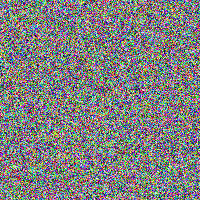
#> input picture test_files/carrier.png, 200 x 200 px
$ python -i anti_detection_engine.py   (imports and definitions only)   (older library calls are emulated)
#> lines starting #> are read from the running program, lines starting #| are printed output that depends on the picture
### utils/logger.py
"""
Secure Logging System with PII/Sensitive Data Filtering
Provides comprehensive logging with automatic data redaction.
"""

import os
import re
import logging
import logging.handlers
from datetime import datetime
from pathlib import Path
from typing import Optional, Dict, Any
from enum import Enum


class LogLevel(Enum):
    """Logging levels."""
    DEBUG = logging.DEBUG
    INFO = logging.INFO
    WARNING = logging.WARNING
    ERROR = logging.ERROR
    CRITICAL = logging.CRITICAL


class Logger:
    """Secure logging with sensitive data filtering."""

    # Patterns to redact sensitive information
    SENSITIVE_PATTERNS = [
        # Passwords and keys
        (r'password["\']?\s*[:=]\s*["\']?([^"\s,}]+)', 'password=***'),
        (r'pass["\']?\s*[:=]\s*["\']?([^"\s,}]+)', 'pass=***'),
        (r'key["\']?\s*[:=]\s*["\']?([^"\s,}]+)', 'key=***'),
        (r'token["\']?\s*[:=]\s*["\']?([^"\s,}]+)', 'token=***'),

        # File paths (partial redaction)
        (r'([A-Za-z]:\\\\[^\\]+\\\\[^\\]+\\\\)([^\\\s]+)', r'\1***'),
        (r'(/[^/]+/[^/]+/)([^/\s]+)', r'\1***'),

        # Email addresses
        (r'\b[A-Za-z0-9._%+-]+@[A-Za-z0-9.-]+\.[A-Z|a-z]{2,}\b', '***@***.***'),

        # Credit card numbers (basic pattern)
        (r'\b\d{4}[\s-]?\d{4}[\s-]?\d{4}[\s-]?\d{4}\b', '****-****-****-****'),

        # Social Security Numbers
        (r'\b\d{3}-\d{2}-\d{4}\b', '***-**-****'),

        # Phone numbers
        (r'\b\d{3}[-.\s]?\d{3}[-.\s]?\d{4}\b', '***-***-****'),
    ]

    _instance = None
    _initialized = False

    def __new__(cls):
        """Singleton pattern for logger."""
        if cls._instance is None:
            cls._instance = super().__new__(cls)
        return cls._instance

    def __init__(self, log_level: LogLevel = LogLevel.INFO,
                 log_file: Optional[str] = None,
                 max_file_size: int = 10 * 1024 * 1024,  # 10MB
                 backup_count: int = 5):
        """Initialize logger (only once due to singleton pattern)."""
#> called with max_file_size = 10485760, backup_count = 5
        if self._initialized:
            return

        self.log_level = log_level
        self.max_file_size = max_file_size
        self.backup_count = backup_count

        # Set up log directory
        if log_file is None:
            log_dir = Path.home() / '.invisiovault' / 'logs'
            log_dir.mkdir(parents=True, exist_ok=True)
            log_file = str(log_dir / 'invisiovault.log')

        self.log_file = log_file

        # Configure logging
        self._setup_logging()

        self._initialized = True
        self.info("Logger initialized successfully")

    def _setup_logging(self):
        """Set up logging configuration."""
        # Create logger
        self.logger = logging.getLogger('InvisioVault')
        self.logger.setLevel(self.log_level.value)

        # Remove existing handlers to avoid duplicates
        self.logger.handlers = []

        # Create formatters
        file_formatter = logging.Formatter(
            '%(asctime)s - %(name)s - %(levelname)s - [%(filename)s:%(lineno)d] - %(message)s'
        )
        console_formatter = logging.Formatter(
            '%(asctime)s - %(levelname)s - %(message)s'
        )

        # File handler with rotation
        file_handler = logging.handlers.RotatingFileHandler(
            self.log_file,
            maxBytes=self.max_file_size,
            backupCount=self.backup_count,
            encoding='utf-8'
        )
        file_handler.setLevel(self.log_level.value)
        file_handler.setFormatter(file_formatter)

        # Console handler
        console_handler = logging.StreamHandler()
        console_handler.setLevel(logging.WARNING)  # Only warnings and above to console
        console_handler.setFormatter(console_formatter)

        # Add handlers
        self.logger.addHandler(file_handler)
        self.logger.addHandler(console_handler)

    def _redact_sensitive_data(self, message: str) -> str:
        """Remove sensitive information from log messages."""
#> called with message = 'Logger initialized successfully'
        redacted_message = message

        for pattern, replacement in self.SENSITIVE_PATTERNS:
            redacted_message = re.sub(pattern, replacement, redacted_message, flags=re.IGNORECASE)

        return redacted_message

    def _log(self, level: LogLevel, message: str, *args, **kwargs):
        """Internal logging method with redaction."""
        # Format message if args provided
        if args:
            try:
                message = message % args
            except (TypeError, ValueError):
                # If formatting fails, log as-is
                pass

        # Redact sensitive information
        redacted_message = self._redact_sensitive_data(str(message))

        # Log the message
        self.logger.log(level.value, redacted_message)

    def debug(self, message: str, *args, **kwargs):
        """Log debug message."""
        self._log(LogLevel.DEBUG, message, *args, **kwargs)

    def info(self, message: str, *args, **kwargs):
        """Log info message."""
        self._log(LogLevel.INFO, message, *args, **kwargs)

    def warning(self, message: str, *args, **kwargs):
        """Log warning message."""
        self._log(LogLevel.WARNING, message, *args, **kwargs)

    def error(self, message: str, *args, **kwargs):
        """Log error message."""
        self._log(LogLevel.ERROR, message, *args, **kwargs)

    def critical(self, message: str, *args, **kwargs):
        """Log critical message."""
        self._log(LogLevel.CRITICAL, message, *args, **kwargs)

    # [12 lines left out: functions exception, set_level, not called in this run]

    def get_log_file_path(self) -> str:
        """Get current log file path."""
        return self.log_file

    # [96 lines left out: functions export_logs, clear_old_logs, get_recent_errors, get_log_stats, not called in this run]

### utils/error_handler.py
"""
Centralized Error Management System
Provides comprehensive error handling with user-friendly messages.
"""

import sys
import traceback
from datetime import datetime
from typing import Dict, Optional, Callable, Any
from enum import Enum


class ErrorCategory(Enum):
    """Error categories for classification."""
    FILE_ACCESS = "file_access"
    ENCRYPTION_DECRYPTION = "encryption_decryption"
    IMAGE_PROCESSING = "image_processing"
    NETWORK_IO = "network_io"
    USER_INPUT = "user_input"
    SYSTEM = "system"
    UNKNOWN = "unknown"


class ErrorSeverity(Enum):
    """Error severity levels."""
    LOW = "low"
    MEDIUM = "medium"
    HIGH = "high"
    CRITICAL = "critical"


class InvisioVaultError(Exception):
    """Base exception class for InvisioVault."""

    # [11 lines left out: function __init__, not called in this run]


class FileAccessError(InvisioVaultError):
    """File access related errors."""
    def __init__(self, message: str, file_path: Optional[str] = None, **kwargs):
        super().__init__(message, category=ErrorCategory.FILE_ACCESS, **kwargs)
        self.file_path = file_path


class EncryptionError(InvisioVaultError):
    """Encryption/decryption related errors."""
    def __init__(self, message: str, **kwargs):
        super().__init__(message, category=ErrorCategory.ENCRYPTION_DECRYPTION, **kwargs)


class ImageProcessingError(InvisioVaultError):
    """Image processing related errors."""
    def __init__(self, message: str, image_path: Optional[str] = None, **kwargs):
        super().__init__(message, category=ErrorCategory.IMAGE_PROCESSING, **kwargs)
        self.image_path = image_path


class UserInputError(InvisioVaultError):
    """User input validation errors."""
    def __init__(self, message: str, field: Optional[str] = None, **kwargs):
        super().__init__(message, category=ErrorCategory.USER_INPUT, severity=ErrorSeverity.LOW, **kwargs)
        self.field = field


class ErrorHandler:
    """Centralized error management system."""

    def __init__(self):
        self.error_callbacks: Dict[ErrorCategory, list] = {}
        self.error_count: Dict[ErrorCategory, int] = {}
        self.recent_errors = []
        self.max_recent_errors = 100

        # Initialize error counts
        for category in ErrorCategory:
            self.error_count[category] = 0

    # [170 lines left out: functions register_callback, handle_exception, _convert_exception, _get_user_friendly_message, _get_recovery_suggestion, _record_error and 2 more, not called in this run]

    def get_recent_errors(self, count: int = 10) -> list:
        """Get recent errors."""
        return self.recent_errors[-count:] if count < len(self.recent_errors) else self.recent_errors

    # [55 lines left out: functions clear_error_history, create_error_report, setup_global_exception_handler, not called in this run]

### core/anti_detection_engine.py
"""
Anti-Detection Steganography Engine
Advanced steganography with techniques to evade common steganalysis tools like
StegExpose, zsteg, StegSeek, and other detection methods.
"""

import os
import struct
import hashlib
import secrets
import numpy as np
from typing import Tuple, Optional, Dict, Any, List
from pathlib import Path
from PIL import Image, ImageFilter, ImageEnhance
import cv2

from utils.logger import Logger
from utils.error_handler import ErrorHandler


class AntiDetectionEngine:
    """Advanced steganography engine with anti-detection techniques."""

    # Use different magic header to avoid signature detection
    MAGIC_HEADER = b'JPEG'  # Disguise as JPEG comment
    VERSION = b'\x00\x10'   # Mimic JPEG version

    def __init__(self):
        self.logger = Logger()
        self.error_handler = ErrorHandler()

        # Anti-detection parameters
        self.noise_level = 0.8  # Subtle noise to mask patterns
        self.histogram_preservation = True  # Preserve original histogram
        self.adaptive_capacity = True  # Adapt based on image content
        self.multi_channel_distribution = True  # Distribute across channels

    # [500 lines left out: functions enhanced_hide_data, enhanced_extract_data, _apply_anti_detection_preprocessing, _apply_anti_detection_postprocessing, _calculate_adaptive_capacity, _get_secure_positions and 10 more, not called in this run]


    def analyze_detectability_risk(self, stego_path: Path) -> Dict[str, Any]:
        """Analyze the detectability risk of a steganographic image."""
#> called with stego_path = '../test_files/carrier.png'

        try:
            with Image.open(stego_path) as img:
#> img is the input picture: PIL image 200x200 RGB; mean R, G, B 127.5, 127.4, 127.4
                if img.mode != 'RGB':
                    img = img.convert('RGB')

                img_array = np.array(img)

                # Calculate various detectability metrics
                metrics = {}

                # 1. LSB histogram analysis
                metrics['lsb_histogram_evenness'] = self._calculate_lsb_evenness(img_array)

                # 2. Chi-square test simulation
                metrics['chi_square_risk'] = self._simulate_chi_square_test(img_array)

                # 3. Histogram analysis
                metrics['histogram_anomalies'] = self._detect_histogram_anomalies(img_array)

                # 4. Noise pattern analysis
                metrics['noise_pattern_risk'] = self._analyze_noise_patterns(img_array)

                # 5. Overall risk assessment
                risk_score = (
                    metrics['lsb_histogram_evenness'] * 0.3 +
                    metrics['chi_square_risk'] * 0.3 +
                    metrics['histogram_anomalies'] * 0.2 +
                    metrics['noise_pattern_risk'] * 0.2
                )

                metrics['overall_risk_score'] = risk_score
                metrics['risk_level'] = self._classify_risk_level(risk_score)

                return metrics

        except Exception as e:
            self.logger.error(f"Risk analysis failed: {e}")
            return {'error': str(e)}

    def _calculate_lsb_evenness(self, img_array: np.ndarray) -> float:
        """Calculate LSB distribution evenness (lower = better)."""

        lsb_counts = {'0': 0, '1': 0}

        for channel in range(img_array.shape[2]):
            channel_data = img_array[:, :, channel].flatten()
            lsbs = channel_data & 1
            lsb_counts['0'] += np.sum(lsbs == 0)
            lsb_counts['1'] += np.sum(lsbs == 1)
#> after the loop, lsb_counts = {'0': 59984, '1': 60016}

        total = lsb_counts['0'] + lsb_counts['1']
#> total = 120000
        if total == 0:
            return 0.0

        # Calculate deviation from perfect 50/50 distribution
        expected = total / 2
#> expected = 60000
        deviation = abs(lsb_counts['0'] - expected) / expected
#> deviation = 0.000267

        return min(deviation, 1.0)  # Normalize to 0-1

    def _simulate_chi_square_test(self, img_array: np.ndarray) -> float:
        """Simulate chi-square test for randomness (higher = more suspicious)."""

        # Sample a portion of the image to avoid excessive computation
        sample_size = min(10000, img_array.size // 3)
#> sample_size = 10000
        flat_img = img_array.flatten()

        # Random sampling
        indices = np.random.choice(len(flat_img), sample_size, replace=False)
#> indices = 10000 values, max 119998 at index 3754, min 14 at index 7614, mean 60224.4
        sample = flat_img[indices]
#> sample = 10000 values, max 255 at index 310, min 0 at index 44, mean 127.2

        # Calculate chi-square statistic for LSBs
        lsbs = sample & 1
#> lsbs = 10000 values, max 1 at index 4, min 0 at index 0, mean 0.502
        observed_0 = np.sum(lsbs == 0)
#> observed_0 = 4977
        observed_1 = np.sum(lsbs == 1)
#> observed_1 = 5023

        expected = sample_size / 2
#> expected = 5000
        chi_square = ((observed_0 - expected)**2 + (observed_1 - expected)**2) / expected
#> chi_square = 0.212

        # Normalize to 0-1 (higher values indicate more suspicious patterns)
        return min(chi_square / 100.0, 1.0)

    def _detect_histogram_anomalies(self, img_array: np.ndarray) -> float:
        """Detect histogram anomalies that might indicate steganography."""

        anomaly_score = 0.0

        for channel in range(img_array.shape[2]):
            hist, _ = np.histogram(img_array[:, :, channel], bins=256, range=(0, 256))

            # Look for unusual patterns in histogram
            # 1. Check for artificial peaks/valleys
            smoothed = np.convolve(hist, np.ones(5)/5, mode='same')
            differences = np.abs(hist - smoothed)
            anomaly_score += float(np.mean(differences)) / 10000.0  # Normalize
#> this loop made 3 passes
#> anomaly_score on passes 1 to 3: 0.000952, 0.0019, 0.00292
#> after the loop, anomaly_score = 0.00292

        return float(min(anomaly_score, 1.0))

    def _analyze_noise_patterns(self, img_array: np.ndarray) -> float:
        """Analyze noise patterns for steganographic artifacts."""

        # Convert to grayscale for analysis
        gray = cv2.cvtColor(img_array, cv2.COLOR_RGB2GRAY)
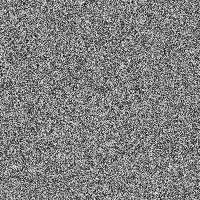
#> gray: shape (200, 200); min 4, max 252, mean 127.4

        # Calculate high-frequency noise
        laplacian = cv2.Laplacian(gray, cv2.CV_64F)
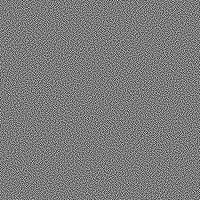
#> laplacian: shape (200, 200) float64; min -720, max 763, mean 0; drawn with min black and max white
        noise_variance = float(np.var(np.asarray(laplacian, dtype=np.float64)))
#> noise_variance = 48678.1

        # Normalize to 0-1 scale (lower values indicate more artificial patterns)
        normalized_noise = min(noise_variance / 1000.0, 1.0)
#> normalized_noise = 1
#> in analyze_detectability_risk, `risk_score = ( metrics['lsb_histogram_evenness'] * 0.3 + metrics['chi_..`: risk_score = 0.0013

        # Return inverted score (higher = more suspicious)
        return 1.0 - normalized_noise

    def _classify_risk_level(self, risk_score: float) -> str:
        """Classify overall risk level."""

        if risk_score < 0.3:
            return "LOW"
        elif risk_score < 0.6:
            return "MEDIUM"
        else:
            return "HIGH"

>>> result = AntiDetectionEngine().analyze_detectability_risk('../test_files/carrier.png')
#> result = {'lsb_histogram_evenness': 0.000267, 'chi_square_risk': 0.00212, 'histogram_anomalies': 0.00292, 'noise_pattern_risk': 0, 'overall_risk_score': 0.0013, 'risk_level': 'LOW'}
